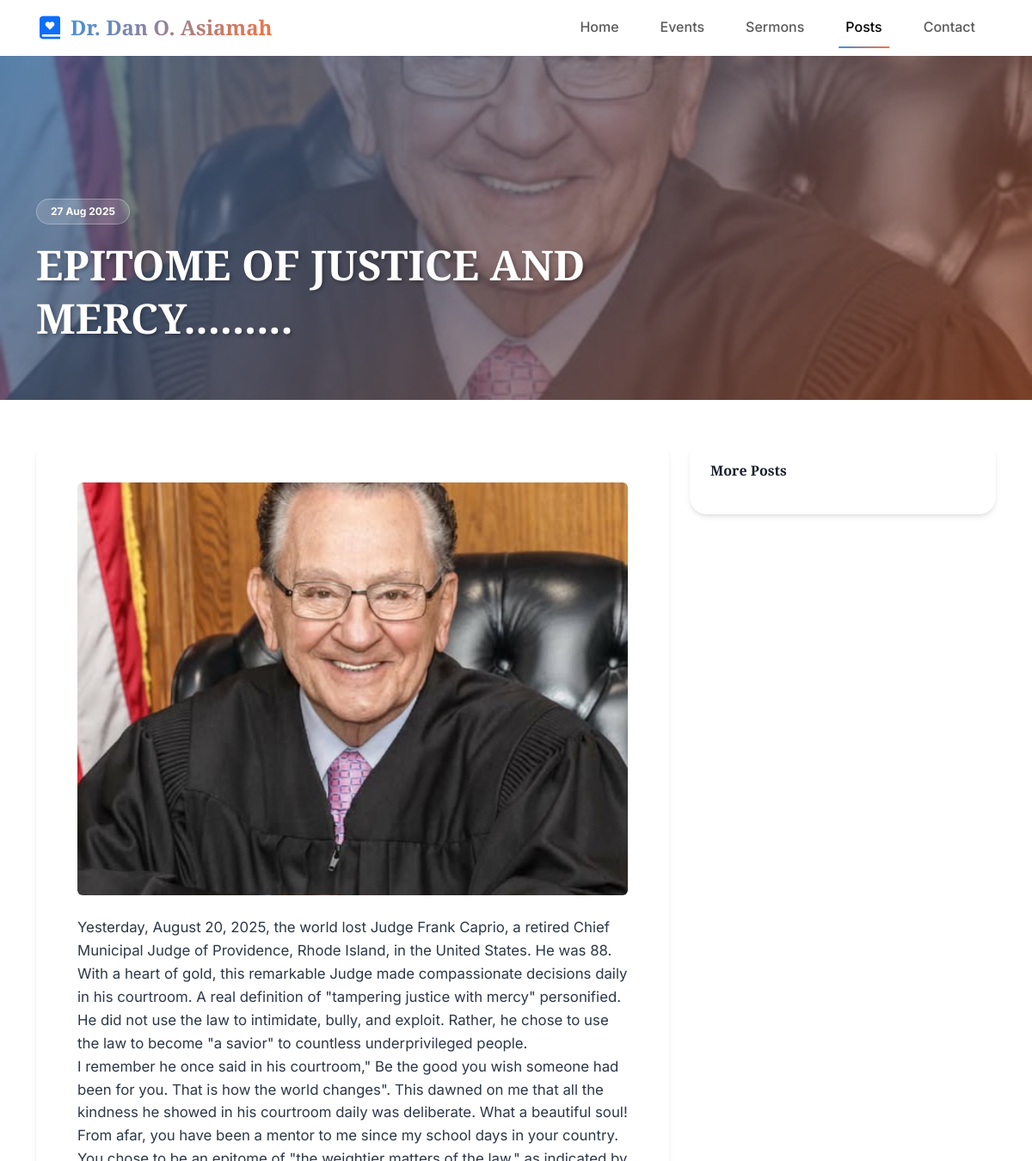
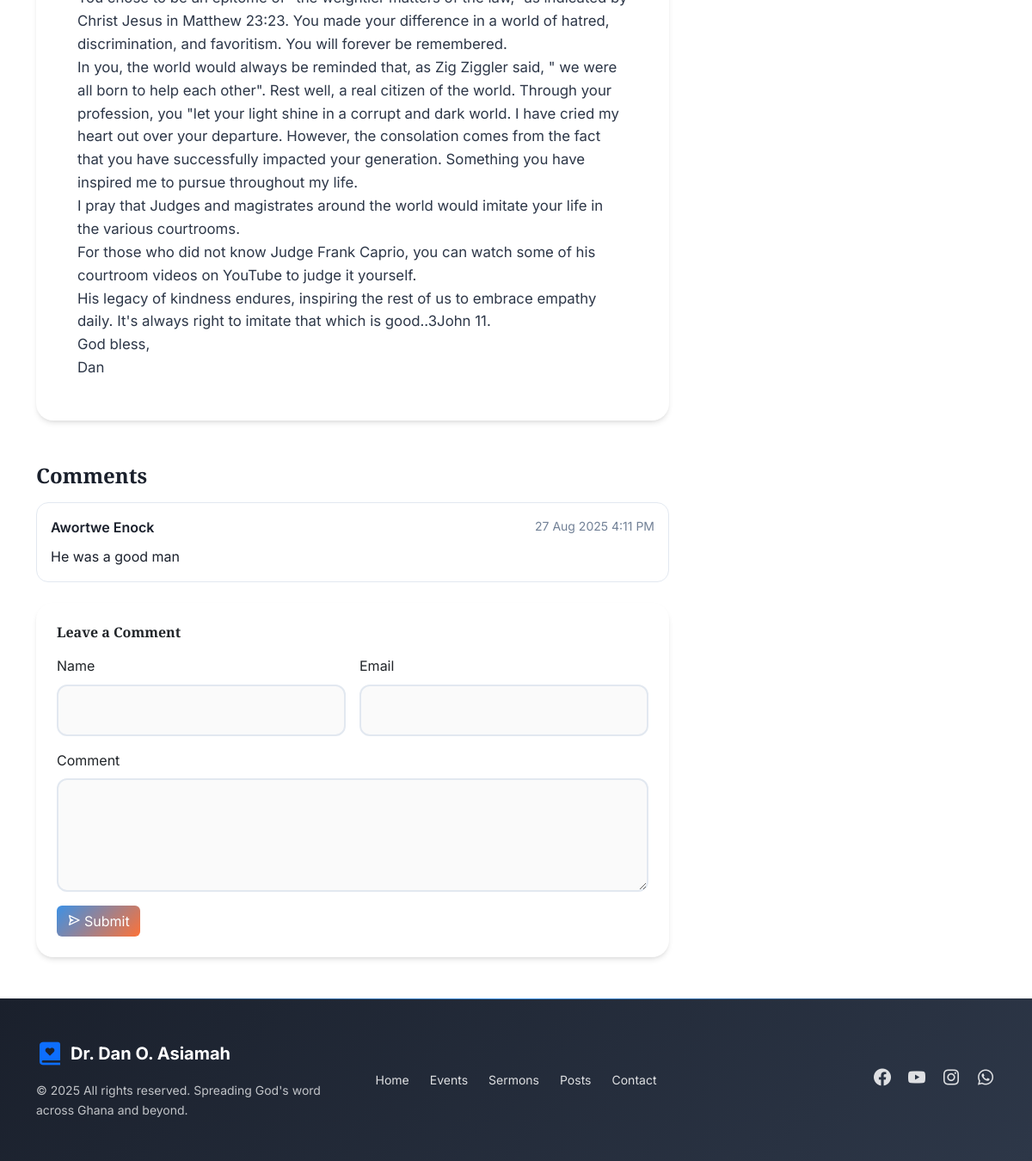
The page /post.php?slug=epitome-of-justice-and-mercy on the database its author committed (2 pictures, top to bottom).
### tables this page shows
CREATE TABLE `posts` (
  `id` int(11) NOT NULL,
  `title` varchar(255) NOT NULL,
  `slug` varchar(255) DEFAULT NULL,
  `excerpt` text DEFAULT NULL,
  `content` longtext DEFAULT NULL,
  `image_path` varchar(255) DEFAULT NULL,
  `status` enum('Draft','Published') DEFAULT 'Published',
  `created_at` timestamp NOT NULL DEFAULT current_timestamp(),
  `updated_at` timestamp NOT NULL DEFAULT current_timestamp() ON UPDATE current_timestamp(),
  `display_order` int(11) DEFAULT 999
);

CREATE TABLE `comments` (
  `id` int(11) NOT NULL,
  `post_id` int(11) NOT NULL,
  `name` varchar(120) NOT NULL,
  `email` varchar(160) NOT NULL,
  `content` text NOT NULL,
  `is_approved` tinyint(1) DEFAULT 0,
  `created_at` timestamp NOT NULL DEFAULT current_timestamp()
);

### post.php (the view, shortened to what this page needs)
<?php
require_once 'includes/db.php';
$post = null;
if (isset($_GET['slug'])) {
  $stmt = $pdo->prepare("SELECT * FROM posts WHERE slug = ? AND status='Published' LIMIT 1");
  $stmt->execute([$_GET['slug']]);
  $post = $stmt->fetch(PDO::FETCH_ASSOC);
} elseif (isset($_GET['id'])) {
  $stmt = $pdo->prepare("SELECT * FROM posts WHERE id = ? AND status='Published' LIMIT 1");
  $stmt->execute([intval($_GET['id'])]);
  $post = $stmt->fetch(PDO::FETCH_ASSOC);
}
$cstmt = $pdo->prepare("SELECT * FROM comments WHERE post_id = ? AND is_approved = 1 ORDER BY created_at ASC");
$cstmt->execute([$post['id']]);
$comments = $cstmt->fetchAll(PDO::FETCH_ASSOC);
?>
<!DOCTYPE html>
<html lang="en">
<head>
  <link href="https://cdn.jsdelivr.net/npm/bootstrap@5.3.3/dist/css/bootstrap.min.css" rel="stylesheet">
  <link href="https://unpkg.com/boxicons@2.1.4/css/boxicons.min.css" rel="stylesheet">
  <link href="https://unpkg.com/aos@2.3.1/dist/aos.css" rel="stylesheet">
</head>
<body>
  <nav class="navbar navbar-expand-lg sticky-top">
    <div class="container">
      <a class="navbar-brand d-flex align-items-center gap-2" href="index.php#home">
        <i class="bx bxs-book-heart text-primary fs-2"></i>
        <span class="text-gradient">Dr. Dan O. Asiamah</span>
      </a>
      <div id="nav" class="collapse navbar-collapse">
        <ul class="navbar-nav ms-auto">
          <li class="nav-item"><a class="nav-link" href="index.php#home">Home</a></li>
          <li class="nav-item"><a class="nav-link" href="index.php#events">Events</a></li>
          <li class="nav-item"><a class="nav-link" href="index.php#sermons">Sermons</a></li>
          <li class="nav-item"><a class="nav-link active" href="index.php#posts">Posts</a></li>
          <li class="nav-item"><a class="nav-link" href="index.php#contact">Contact</a></li>
        </ul>
      </div>
    </div>
  </nav>
  <header class="post-hero py-5" style="--post-bg: url('<?php echo htmlspecialchars($post['image_path'] ?: ''); ?>');">
    <div class="container">
      <div class="row">
        <div class="col-lg-10">
          <?php
            $date = date('d M Y', strtotime($post['created_at']));
          ?>
          <span class="badge badge-date rounded-pill px-3 py-2 mb-3 d-inline-block"><?php echo $date; ?></span>
          <h1 class="post-title mb-3"><?php echo htmlspecialchars($post['title']); ?></h1>
        </div>
      </div>
    </div>
  </header>
  <main class="py-5">
    <div class="container">
      <div class="row g-4">
        <div class="col-lg-8" data-aos="fade-up">
          <article class="card p-4 p-md-5 loading">
            <?php if (!empty($post['image_path'])): ?>
              <img src="<?php echo htmlspecialchars($post['image_path']); ?>" alt="" class="w-100 rounded mb-4" style="max-height:480px; object-fit:cover;">
            <?php endif; ?>
            <div class="content-body">
              <?php
                echo nl2br($post['content']);
              ?>
            </div>
          </article>
          <section class="mt-5" data-aos="fade-up" data-aos-delay="150">
            <h4 class="fw-bold mb-3">Comments</h4>
            <?php if (count($comments)): ?>
              <div class="vstack gap-3 mb-4">
                <?php foreach ($comments as $cm): ?>
                  <div class="comment p-3">
                    <div class="d-flex justify-content-between">
                      <div class="name"><?php echo htmlspecialchars($cm['name']); ?></div>
                      <div class="time small"><?php echo date('d M Y g:i A', strtotime($cm['created_at'])); ?></div>
                    </div>
                    <p class="mb-0 mt-2"><?php echo nl2br(htmlspecialchars($cm['content'])); ?></p>
                  </div>
                <?php endforeach; ?>
              </div>
            <?php else: ?>
              <p class="text-muted">No comments yet. Be the first to comment.</p>
            <?php endif; ?>
            <div class="card p-4 comment-form">
              <h6 class="mb-3">Leave a Comment</h6>
              <form method="POST" action="">
                <div class="row g-3">
                  <div class="col-md-6">
                    <label class="form-label">Name</label>
                    <input type="text" name="name" class="form-control" required>
                  </div>
                  <div class="col-md-6">
                    <label class="form-label">Email</label>
                    <input type="email" name="email" class="form-control" required>
                  </div>
                  <div class="col-12">
                    <label class="form-label">Comment</label>
                    <textarea name="content" rows="4" class="form-control" required></textarea>
                  </div>
                  <div class="col-12">
                    <button class="btn btn-gradient" type="submit" name="add_comment">
                      <i class="bx bx-send me-1"></i>Submit
                    </button>
                  </div>
                </div>
              </form>
            </div>
          </section>
        </div>
        <aside class="col-lg-4" data-aos="fade-up" data-aos-delay="100">
          <div class="sidebar-card p-4">
            <h6 class="fw-semibold mb-3">More Posts</h6>
          </div>
        </aside>
      </div>
    </div>
  </main>
  <footer class="py-5">
    <div class="container">
      <div class="row gy-4 align-items-center">
        <div class="col-md-4">
          <div class="d-flex align-items-center gap-2 mb-3">
            <i class="bx bxs-book-heart fs-2 text-primary"></i>
            <span class="fs-5 fw-bold">Dr. Dan O. Asiamah</span>
          </div>
          <p class="small text-light opacity-75 mb-0">
            © <?php echo date('Y'); ?> All rights reserved. Spreading God's word across Ghana and beyond.
          </p>
        </div>
        <div class="col-md-4 text-center">
          <div class="d-flex justify-content-center gap-4 small">
            <a href="index.php#home">Home</a>
            <a href="index.php#events">Events</a>
            <a href="index.php#sermons">Sermons</a>
            <a href="index.php#posts">Posts</a>
            <a href="index.php#contact">Contact</a>
          </div>
        </div>
        <div class="col-md-4 text-md-end">
          <div class="d-flex justify-content-md-end justify-content-center gap-3">
            <a href="#" class="text-decoration-none"><i class="bx bxl-facebook-circle fs-4"></i></a>
            <a href="#" class="text-decoration-none"><i class="bx bxl-youtube fs-4"></i></a>
            <a href="#" class="text-decoration-none"><i class="bx bxl-instagram fs-4"></i></a>
            <a href="#" class="text-decoration-none"><i class="bx bxl-whatsapp fs-4"></i></a>
          </div>
        </div>
      </div>
    </div>
  </footer>
</body>
</html>

### post.php (style rules this page uses)
:root { --brand: #3C91E6; --brand-dark: #2B6CB0; --accent: #FD7238; --accent-light: #FF8A5B; --ink: #1A202C; --ink-light: #2D3748; --soft: #F7FAFC; --soft-dark: #EDF2F7; --white: #FFFFFF; --gradient-primary: linear-gradient(135deg, var(--brand) 0%, var(--accent) 100%); --shadow-soft: 0 4px 6px -1px rgba(0,0,0,.1), 0 2px 4px -1px rgba(0,0,0,.06); --shadow-medium: 0 10px 15px -3px rgba(0,0,0,.1), 0 4px 6px -2px rgba(0,0,0,.05); --shadow-large: 0 20px 25px -5px rgba(0,0,0,.1), 0 10px 10px -5px rgba(0,0,0,.04); --shadow-glow: 0 0 40px rgba(60, 145, 230, 0.15); }
html { scroll-behavior:smooth; }
body { font-family:'Inter',sans-serif; color:var(--ink); line-height:1.6; overflow-x:hidden; background: #fff; }
h1,h2,h3,h4,h5,h6 { font-family:'Playfair Display',serif; font-weight:600; line-height:1.3; }
.text-gradient { background: var(--gradient-primary); -webkit-background-clip:text; -webkit-text-fill-color:transparent; background-clip:text; }
.navbar { transition:all .4s cubic-bezier(.4,0,.2,1); backdrop-filter: blur(10px); background: rgba(255,255,255,.95)!important; border-bottom:1px solid rgba(255,255,255,.1); }
.navbar-brand { font-family:'Playfair Display',serif; font-weight:700; font-size:1.5rem; }
.nav-link { position:relative; font-weight:500; margin:0 .5rem; padding:.7rem 1rem!important; }
.nav-link::before { content:''; position:absolute; bottom:0; left:50%; width:0; height:2px; background:var(--gradient-primary); transition:all .4s cubic-bezier(.4,0,.2,1); transform:translateX(-50%); }
.nav-link:hover::before,.nav-link.active::before { width:80%; }
.post-hero { min-height: 50vh; display:flex; align-items:flex-end; position:relative; overflow:hidden; color:white; background: linear-gradient(135deg, rgba(60,145,230,.65) 0%, rgba(253,114,56,.55) 100%), var(--post-bg) center/cover no-repeat; }
.post-hero::after { content:''; position:absolute; inset:0; background: rgba(0,0,0,.25); }
.post-hero .container { position:relative; z-index:2; }
.post-title { font-size: clamp(2rem, 4vw, 3rem); text-shadow: 2px 2px 4px rgba(0,0,0,.3); }
.card { border:none; border-radius:20px; box-shadow:var(--shadow-soft); transition: all .4s cubic-bezier(.4,0,.2,1); overflow:hidden; background:white; position:relative; }
.card::before { content:''; position:absolute; top:0; left:0; right:0; height:4px; background:var(--gradient-primary); transform: scaleX(0); transition: transform .3s ease; }
.content-body { font-size:1.05rem; color:#2D3748; }
.badge-date { background: rgba(255,255,255,.15); border:1px solid rgba(255,255,255,.3); }
.comment { border:1px solid #E2E8F0; border-radius:14px; background:#fff; }
.comment .name { font-weight:600; }
.comment .time { color:#718096; }
.comment-form .form-control { border:2px solid #E2E8F0; border-radius:12px; padding:1rem 1.25rem; background:#FAFAFA; transition: all .3s ease; }
.btn-gradient { background:var(--gradient-primary); color:white; border:none; }
.sidebar-card { background:white; border-radius:20px; box-shadow:var(--shadow-soft); }
footer { background: linear-gradient(135deg, var(--ink) 0%, var(--ink-light) 100%); color:white; position:relative; }
footer::before { content:''; position:absolute; top:0; left:0; right:0; height:1px; background: linear-gradient(90deg, transparent, var(--brand), transparent); }
footer a { color:rgba(255,255,255,.85); text-decoration:none; transition:.3s; }
.loading { opacity:0; transform:translateY(24px); transition: all .6s ease; }
.loaded { opacity:1; transform:translateY(0); }

### rows shown on the page
posts: image_path (picture), created_at "27 Aug 2025", title "EPITOME OF JUSTICE AND MERCY.........", content "Yesterday, August 20, 2025, the world lost Judge Frank Caprio, a retired Chief Municipal Judge of Providence, Rhode Island, in the United States. He was 88. With a heart of gold, this remarkable Judge made compassionate decisions daily in his courtroom. A real definition of \"tampering justice with mercy\" personified. He did not use the law to intimidate, bully, and exploit. Rather, he chose to use the law to become \"a savior\" to countless underprivileged people. I remember he once said in his courtroom,\" Be the good you wish someone had been for you. That is how the world changes\". This dawned on me that all the kindness he showed in his courtroom daily was deliberate. What a beautiful…"
comments: name "Awortwe Enock", created_at "27 Aug 2025 4:11 PM", content "He was a good man"
